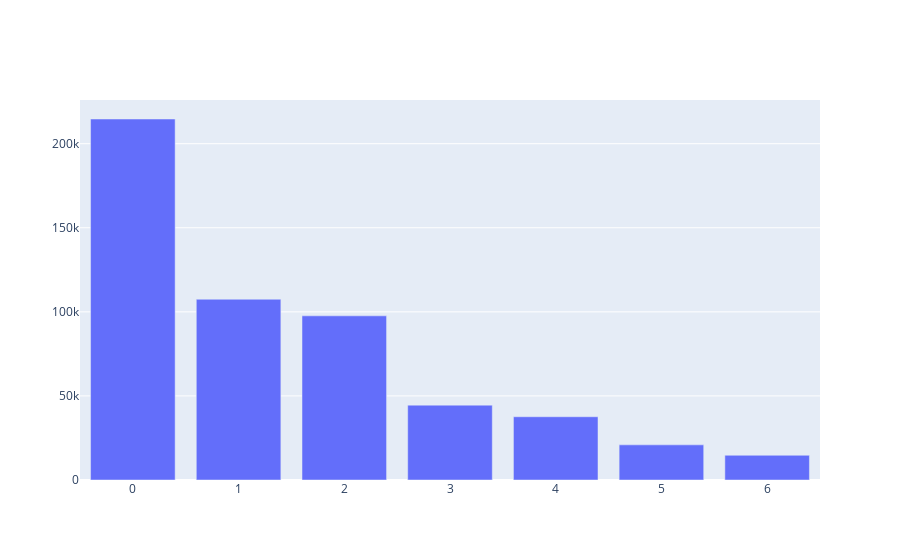

Here is the notebook cell this chart was saved with:
### Code cell
trace2 = go.Bar(y=df['Age'].value_counts())

data = [trace2]
py.iplot(data)

### Figure 1 — Plotly figure (JSON) as saved in the notebook; plotly's stock layout.template omitted (floating-point values rounded to 4 significant figures)
{"data": [{"type": "bar", "y": [214690, 107499, 97634, 44526, 37618, 20903, 14707]}], "layout": {}}
